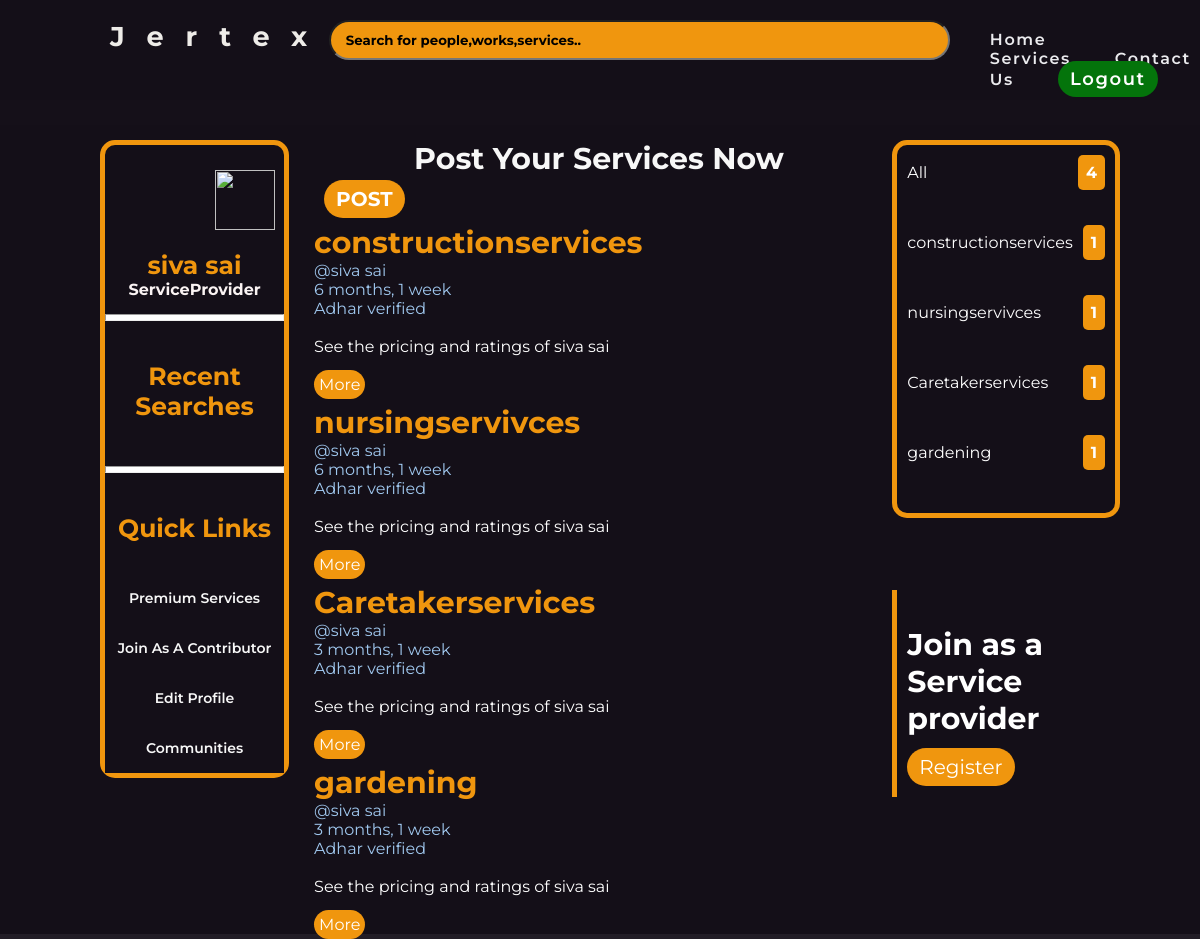
/feed (signed in), run on the app's committed database.
### main/models.py (models this page shows, shortened)
class Postmsg(models.Model):
      host=models.ForeignKey(User, on_delete=models.CASCADE)
      workname=models.ForeignKey(occupations, on_delete=models.CASCADE)
      message=models.TextField()
      posted=models.DateTimeField(auto_now=True)
      edited=models.DateTimeField(auto_now_add=True)

class occupations(models.Model):
    work=models.CharField(max_length=50)

class numberofserviceproviders(models.Model):
    workname=models.CharField(max_length=50)
    count=models.IntegerField()

### main/views.py (the view)
# urls.py: path('feed',views.feed,name="feed"),
@login_required(login_url='login')
def feed(request):
    text=request.GET.get('q') if request.GET.get('q')!=None else ''
    feedinfo=Postmsg.objects.filter(workname__work__icontains=text)
    info=request.user
    type=info.last_name
    services=occupations.objects.all()
    countposts=Postmsg.objects.all().count()
    number=numberofserviceproviders.objects.all()
    searchinfo=Search.objects.filter(searcheduser=request.user)
    context={'data1':info,'data2':feedinfo,'data4':services,'data5':countposts,'data6':number,'data7':type,'data3':searchinfo}
    return render(request,'feed.html',context)
    class Meta:
        ordering=['-edited','-posted']

### templates/feed.html (shortened to what this page needs)
{% load static %}
<!DOCTYPE html>
<html lang="en">
<head>
    <link rel="stylesheet" href="{% static 'css/feed.css' %}">
    <link rel="stylesheet" href="{% static 'css/home.css' %}">
</head>
<body>
    <header >
        <nav>
               <a href="{% url 'feed' %}" class="logo">Jertex</a>
               <form action="" method="get" class="searchedform">
                <input type="text" id="searchfeed" name="q" placeholder="Search for people,works,services..">
                 </form>
                <ul class="nav_links">
                    <li><a class="nav_a" href="{% url 'home' %}">Home</a></li>
                    <li><a  class="nav_a" href="#">services</a></li>
                    <li><a  class="nav_a"  href="#">Contact Us</a></li>
                    <li><a href="{% url 'logout' %}" class="logoutbtn">logout</a></li>
                </ul>
        </nav>
    </header>
<section class="feed">
    <section class="userinfo">
        <section class="border1">
                <img class="profilepic"src="{% static 'images/icon-4399701_640.png' %}"><br>
                <h3 class="userinfotext">{{data1.first_name}}</h3>
                <h4 class=" consumertext">{{data1.last_name}}</h4><hr style="height: 5px; background-color: white;">
                <h4 class="recentactivity">Recent Searches</h4>
                <hr style="height: 5px; background-color: white;">
                <h4 class="recentactivity">
                    Quick Links<br><br>
                </h4>
                <ul class="Quicklinkslist">
                        <li class="quicklist">
                            <a href="#" class="alist">Premium Services</a>
                        </li>
                        <li class="quicklist">
                            <a href="{% url 'serviceproviderregister' %}" class="alist">Join as a contributor</a>
                        </li>
                        <li class="quicklist">
                            <a href="{% url 'userprofile' %}" class="alist">Edit profile</a>
                        </li>
                        <li class="quicklist">
                            <a href="#" class="alist">communities</a>
                        </li>
                </ul>
        </section>
    </section>
    <section class="feedinfo">
                {% if request.user.last_name == 'consumer' %}
                    <span class="feedinfotitle">Order Your Services Now <a href="{% url 'orderservice' %}" class="orderbtn" >Order</a></span><br>
                {% else %}
                   <span class="feedinfotitle">Post Your Services Now <a href="{% url 'serviceproviderpost' %}" class="orderbtn" >POST</a></span><br>
                {% endif %}
                {% for i in data2 %}
                <section class="indivisualservice">
                        <section class="posts">
                        <h2 class="serviceheading">{{i.workname.work}}</h2>
                        <a href="#" class="serviceproviderusername">@{{i.host.first_name}}</a><br><span class="postedtime" >{{i.posted|timesince}}</span><br><span class="postedtime">Adhar verified</span> <br>
                        <span class="posttext">{{i.messsage}}
                            <br>See the pricing and ratings of {{i.host.first_name}} <br><br>
                            <a href="{% url 'serviceproviderinfo' i.host %}" class="seemorebtn">More</a>
                        </span>
                        </section>
                </section>
                {% endfor %}
    </section>
    <section class="groupingandothes">
            <section class="border3">
                 <br>
                 <div class="listrow">
                    <div class="servicename">
                         <a href="{% url 'feed' %}" class="listitem">All</a>
                    </div>
                    <div class="number">
                       <span class="availablemembers">{{data5}}</span>
                    </div>
                </div>
                <br><br>
                {% for i in data6 %}
                    <div class="listrow">
                        <div class="servicename">
                            <a href="{% url 'feed' %}?q={{i.workname}}" class="listitem">{{i.workname}}</a>
                        </div>
                            <div class="number">
                                <span class="availablemembers">{{i.count}}</span>
                            </div>
                    </div>
                    <br><br>
                {% endfor %}
            </section>
            <br><br><br><br>
            <section style="border-left:5px solid #f0960e;">
                   <br><br>
                   <h4 class="serviceheading" style="margin-left: 10px; color:white;">Join as a Service provider</h4><br>
                   <a href="{% url 'serviceproviderregister' %}" class="orderbtn">Register</a><br><br>
            </section>
    </section>
</section>
</body>
</html>

### static/css/feed.css (style rules this page uses)
body { margin:0; }
.feed { display: grid; grid-template-columns: 2fr 4fr 2fr; margin-top: 25px; background-color: rgba(21, 15, 25, 0.942); }
.userinfo { margin-left: 100px; margin-top: 15px; background-color: rgba(21, 15, 25, 0.942); }
.feedinfo { margin-left:25px; margin-top: 15px; background-color: rgba(21, 15, 25, 0.942); }
.groupingandothes { margin-left:25px; margin-right: 80px; margin-top: 15px; background-color: rgba(21, 15, 25, 0.942); display: flexbox; justify-content: space-between; }
.profilepic { height: 60px; width: 60px; margin-left: 110px; margin-top: 25px; margin-bottom: 20px; }
.userinfotext { font-family: 'Montserrat', sans-serif; color: #f0960e; text-align: center; font-weight: bold; font-size: 25px; }
.consumertext { color: rgb(250, 243, 243); text-align: center; padding-bottom: 15px; font-family: 'Montserrat', sans-serif; }
.recentactivity { color: #f0960e; text-align: center; padding-top: 40px; font-family: 'Montserrat', sans-serif; font-weight: bold; font-size: 25px; }
.alist { text-decoration: None; color: rgb(247, 247, 247); font-family: 'Montserrat', sans-serif; font-size: 14px; transition: 0.2s ease-in-out; display: block; transition: 0.2s ease-in-out; }
.Quicklinkslist { line-height: 50px; text-decoration: None; list-style-type: None; text-align: center; padding-left: 0%; }
.feedinfotitle { color: rgb(247, 247, 247); font-family: 'Montserrat', sans-serif; font-weight: bold; font-size: 30px; margin-left: 100px; }
.orderbtn { margin-left: 10px; text-decoration: none; color: white; font-family: 'Montserrat', sans-serif; background-color:#f0960e; font-size: 20px; padding-left: 12px; padding-right: 12px; padding-top: 7px; padding-bottom: 7px; border-radius: 20px; transition: 0.2s ease-in-out; }
.serviceheading { color: #f0960e; font-family: 'Montserrat', sans-serif; font-size: 30px; }
.posts { padding-top: 10px; }
.posttext { font-family: 'Montserrat', sans-serif; color: white; margin-top: 10px; }
.seemorebtn { text-decoration: none; color: white; font-family: 'Montserrat', sans-serif; background-color:#f0960e; padding: 5px; border-radius: 20px; }
.serviceproviderusername { color: rgb(160, 200, 239); text-decoration: none; font-family: 'Montserrat', sans-serif; }
.postedtime { text-align: right; color: rgb(160, 200, 239); text-decoration: none; font-family: 'Montserrat', sans-serif; }
.availablemembers { text-align: right; }
.listitem { text-decoration: none; color: white; font-family: 'Montserrat', sans-serif; transition: 0.2s ease-in-out; }
.availablemembers { margin-left: 10px; color: rgb(255, 255, 255); background-color: #f0960e; font-weight: bold; padding: 8px; border-radius: 5px; font-family: 'Montserrat', sans-serif; }
.listrow { display: flex; justify-content: space-between; padding-bottom: 15px; margin-left: 10px; margin-right: 10px; }
.border1,.border3 { border-radius: 15px; border:5px solid #f0960e; }
.logoutbtn { text-decoration: none; color: white; background-color: #04740b; font-family: 'Montserrat', sans-serif; cursor: pointer; font-size: 18px; padding-left: 12px; padding-right: 12px; padding-top: 7px; padding-bottom: 7px; border-radius: 20px; transition: 0.2s ease-in-out; }
#searchfeed { padding-top: 10px; padding-bottom: 10px; }
::placeholder { color: black; font-family: 'Montserrat', sans-serif; }

### static/css/home.css (style rules this page uses)
* { background-color: rgba(21, 15, 25, 0.942); margin: 0; }
.text2,.topics,h1,a { background-color: rgba(21, 15, 25, 0.942); }
.logo { color:rgb(238, 236, 232); font-weight:bold; font-size: 1.7em; font-family: 'Montserrat', sans-serif; letter-spacing: 0.8em; text-decoration: none; padding-left: 10px; transition: all 0.2s ease-out; margin-right: auto; margin-left: 100px; }
.nav_links { list-style: none; padding-top: 10px; padding-bottom: 10px; }
li,a.nav_a,.cta { text-transform: capitalize; text-decoration: none; text-size-adjust: 50px; color:rgb(235, 235, 238);; font-weight: 600; font-size: medium; font-family: 'Montserrat', sans-serif; }
.nav_links li { letter-spacing: 0.1em; display: inline; margin-right:40px; transition: all 0.2s ease-in; }
nav { display: flex; justify-content:flex-end; padding-top: 20px; }
#searchfeed { width:600px; border-radius: 20px; font-weight: bold; background-color: #f0960e; padding-left: 15px; font-family: 'Montserrat', sans-serif; cursor: pointer; color:rgba(255, 255, 255, 0.777); }

### data on the page
Postmsg: workname.work "constructionservices", host.first_name "siva sai", posted "6 months, 1 week"
Postmsg: workname.work "nursingservivces", host.first_name "siva sai", posted "6 months, 1 week"
Postmsg: workname.work "Caretakerservices", host.first_name "siva sai", posted "3 months, 1 week"
Postmsg: workname.work "gardening", host.first_name "siva sai", posted "3 months, 1 week"
numberofserviceproviders: workname "constructionservices", count "1"
numberofserviceproviders: workname "nursingservivces", count "1"
numberofserviceproviders: workname "Caretakerservices", count "1"
numberofserviceproviders: workname "gardening", count "1"

### other printed values
{{ data1.first_name }} "siva sai"
{{ data1.last_name }} "ServiceProvider"
{{ data5 }} "4"
